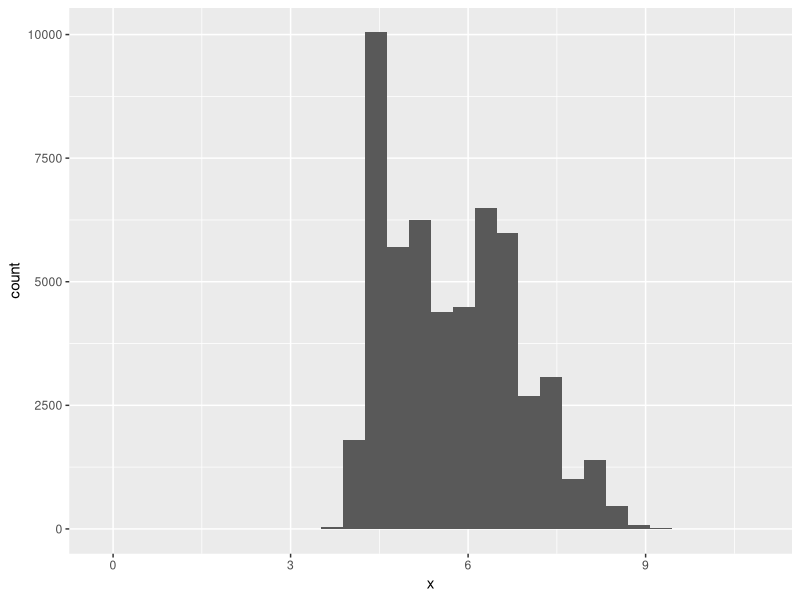
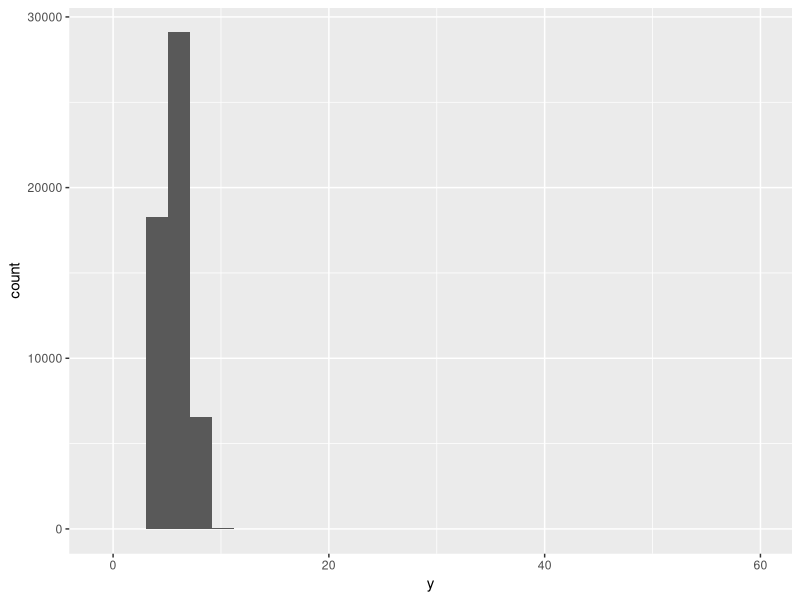
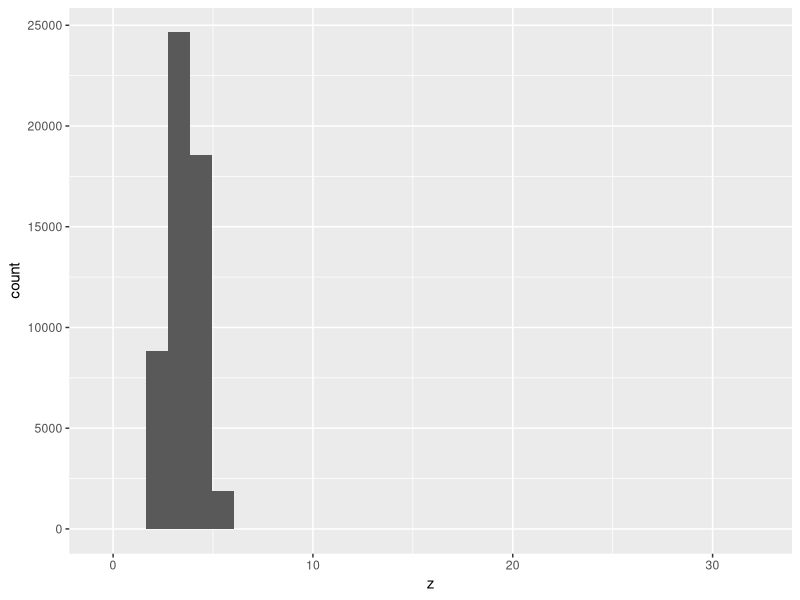
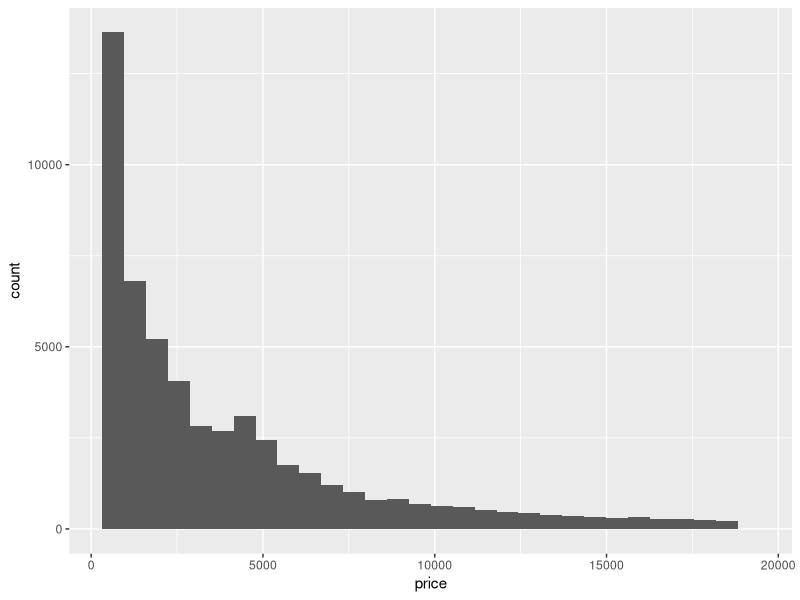
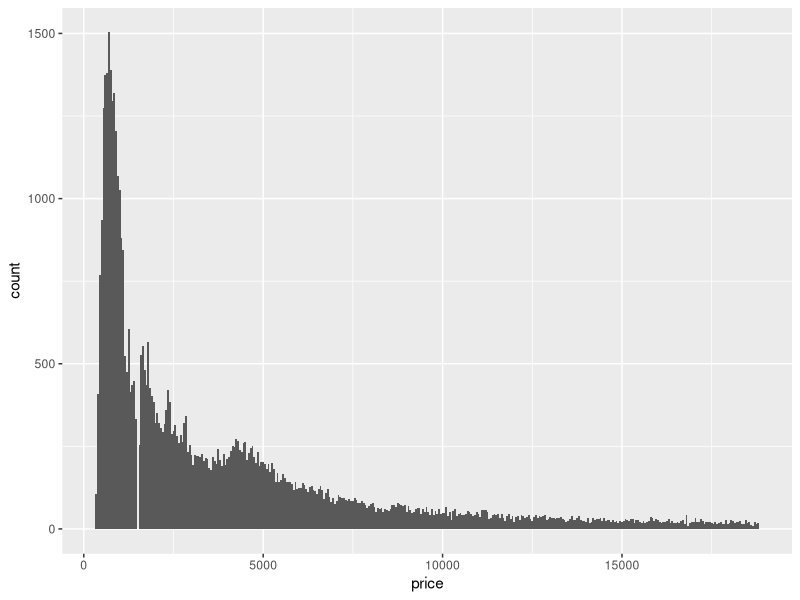
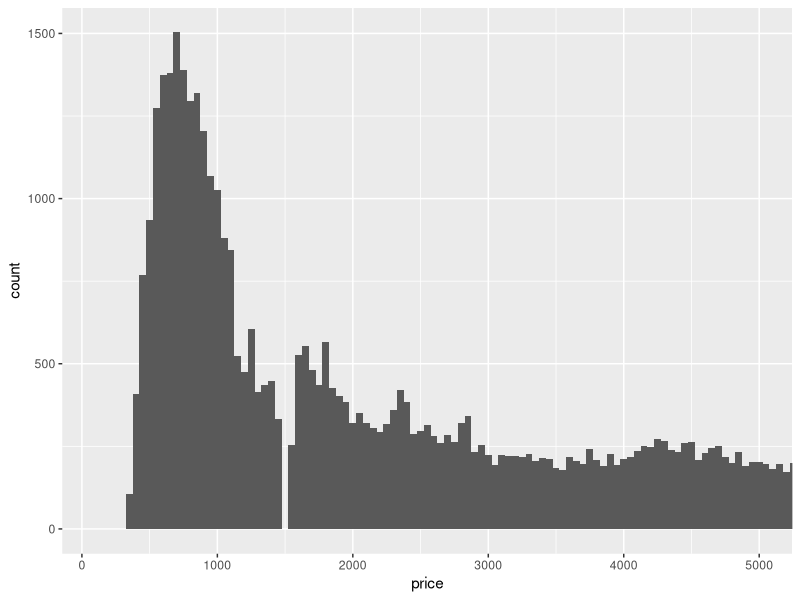
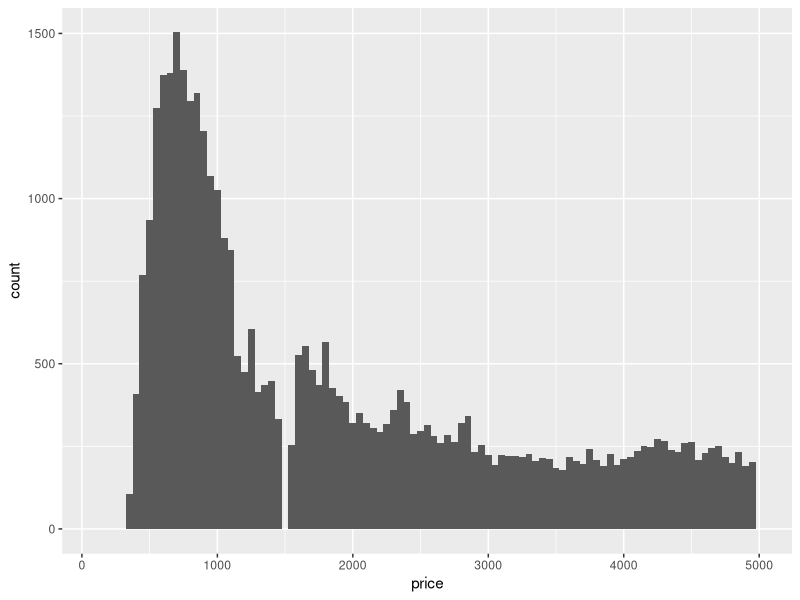
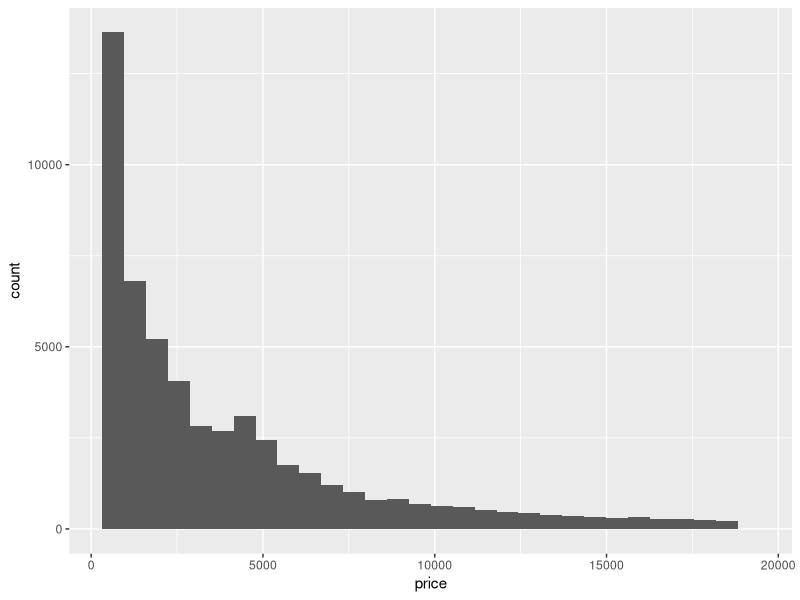

R code for these plots, in order:
library(tidyverse)

# 7.3 VARIATION

# 1. Explore the distribution of each of the x, y, and z variables in diamonds. What do you learn? 
# Think about a diamond and how you might decide which dimension is the length, width, and depth.
ggplot(data = diamonds) +
  geom_histogram(mapping = aes(x = x))

ggplot(data = diamonds) +
  geom_histogram(mapping = aes(x = y))

ggplot(data = diamonds) +
  geom_histogram(mapping = aes(x = z))

# Explore the distribution of price. Do you discover anything unusual or surprising? (Hint: 
# Carefully think about the binwidth and make sure you try a wide range of values.)
ggplot(data = diamonds) +
  geom_histogram(mapping = aes(x = price))

ggplot(data = diamonds) +
  geom_histogram(mapping = aes(x = price),
                 binwidth = 50)
view(diamonds %>% 
  count(cut_width(price, 100)) )

summary(diamonds$price)

# There are many many diamonds sold for 500-1000$
# It's strange that there are not many just below $1500


# 3. How many diamonds are 0.99 carat? How many are 1 carat? What do you think is the cause of the 
# difference?
diamonds %>% filter(between(carat, 0.99, 1)) %>%
  count(carat)

# There are 23 of .99 vs 1558 of 1. If carat is the weight of the diamond, my guess is that it is 
# easier to sell a diamond with a "round" weight

# 4. Compare and contrast coord_cartesian() vs xlim() or ylim() when zooming in on a histogram. What 
# happens if you leave binwidth unset? What happens if you try and zoom so only half a bar shows?


ggplot(data = diamonds) +
  geom_histogram(mapping = aes(x = price),
                 binwidth = 50) +
  coord_cartesian(xlim = c(100, 5000))

ggplot(data = diamonds) +
  geom_histogram(mapping = aes(x = price),
                 binwidth = 50) +
  xlim(c(100, 5000))

#xlim cuts everything outside that range. coord_cartesian just does a zoom

ggplot(data = diamonds) +
  geom_histogram(mapping = aes(x = price))
# if you don't specify binwidth, ggplot generates 30 bins




